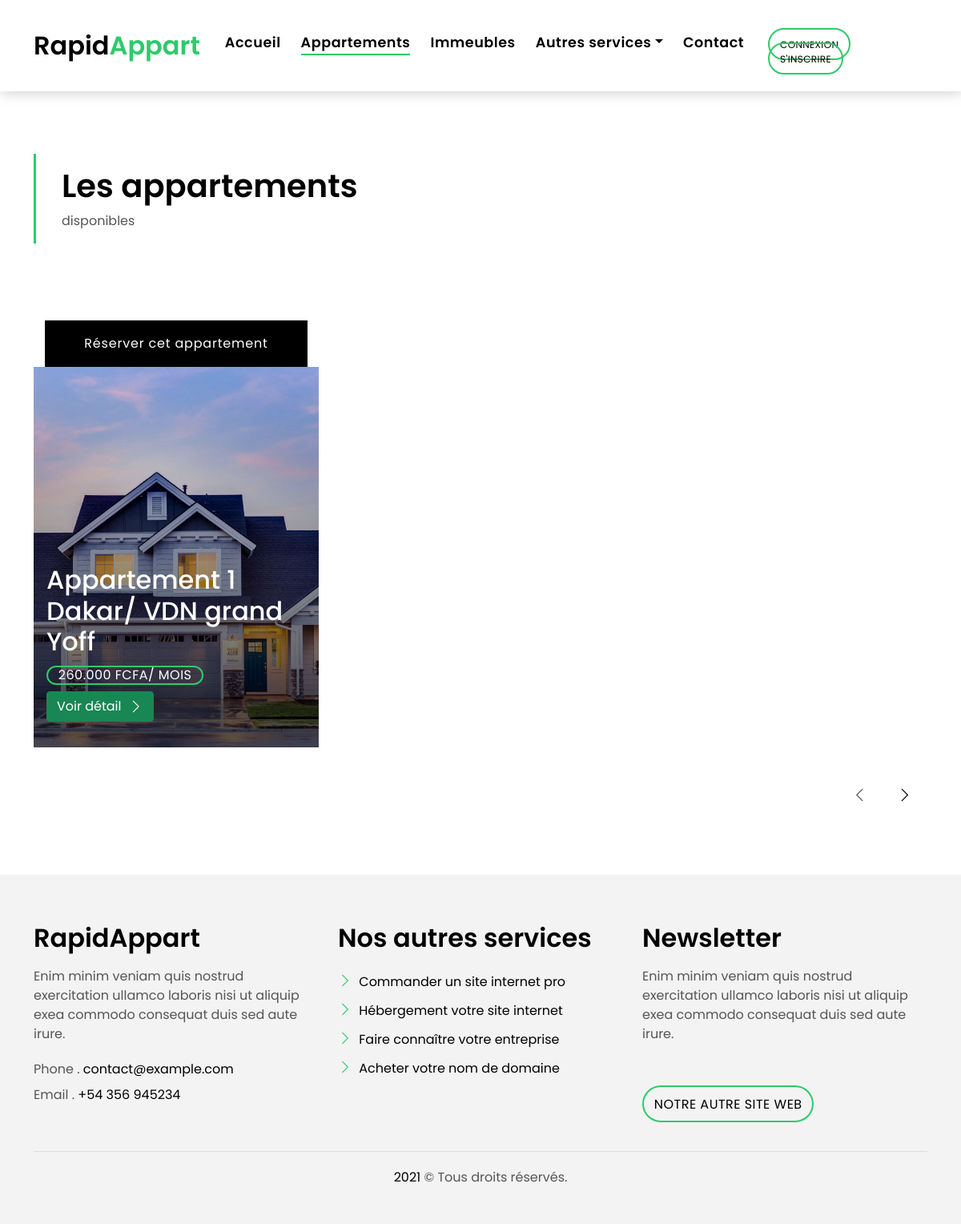
The app's page /appartement.php with its own data.
### tables this page shows
CREATE TABLE IF NOT EXISTS `appartement` (
  `id` int(11) NOT NULL AUTO_INCREMENT,
  `nom` varchar(200) DEFAULT NULL,
  `quatier` varchar(200) DEFAULT NULL,
  `prix` varchar(255) DEFAULT NULL,
  `chambre` varchar(255) DEFAULT NULL,
  `douche` varchar(255) DEFAULT NULL,
  `dimension` varchar(255) DEFAULT NULL,
  `salon` varchar(255) DEFAULT NULL,
  `adresse` text,
  `image` varchar(200) DEFAULT NULL,
  `emplacement` varchar(200) DEFAULT NULL,
  `etat` varchar(255) DEFAULT NULL,
  `caution` varchar(255) DEFAULT NULL,
  `probleme` varchar(255) DEFAULT NULL,
  `video` text,
  `plan` varchar(255) DEFAULT NULL,
  `description` text,
  PRIMARY KEY (`id`)
);

### appartement.php (the view, shortened to what this page needs)
<?php
      require 'inc/header.php';
  ?>
  <main id="main">
    <section class="intro-single">
      <div class="container">
        <div class="row">
          <div class="col-md-12 col-lg-8">
            <div class="title-single-box">
              <h1 class="title-single">Les appartements</h1>
              <span class="color-text-a">disponibles</span>
            </div>
          </div>
        </div>
      </div>
    </section>
    <section class="property-grid grid">
      <div class="container">
        <div class="row">
          <?php
            $pdo = new PDO ('mysql:host=localhost;dbname=dashbord', 'root', '', [
            PDO::ATTR_DEFAULT_FETCH_MODE => PDO::FETCH_ASSOC,
            PDO::ATTR_ERRMODE => PDO::ERRMODE_EXCEPTION,
            PDO::MYSQL_ATTR_INIT_COMMAND => 'SET NAMES UTF8'
            ]);
            $listes = $pdo->prepare("SELECT * FROM appartement");
            $listes->execute();
            foreach($listes as $liste):
          ?>
          <div class="col-md-4">
            <div class="col-md-12 mt-3 text-center mt-5">
              <a href="reservation.php?id=<?= $liste['id']; ?>"><button class="btn btn-a">Réserver cet appartement</button></a>
            </div>
            <div class="card-box-a card-shadow">
              <div class="img-box-a">
                <img src="compto/rapidappart/appartement/img/<?= $liste['image']; ?>" alt="image de l'appartement" class="img-a img-fluid">
              </div>
              <div class="card-overlay">
                <div class="card-overlay-a-content">
                  <div class="card-header-a">
                    <h2 class="card-title-a">
                      <a href="#"><?= $liste['nom']; ?>
                        <br />Dakar/ <?= $liste['quatier']; ?></a>
                    </h2>
                  </div>
                  <div class="card-body-a">
                    <div class="price-box d-flex">
                      <span class="price-a"><?= $liste['prix']; ?>/ mois</span>
                    </div>
                    <a href="detailAppartement.php?id=<?= $liste['id']; ?>" class="link-a btn btn-success">Voir détail
                      <span class="bi bi-chevron-right"></span>
                    </a>
                  </div>
                </div>
              </div>
            </div>
          </div>
          <?php endforeach ?>
        </div>
        <div class="row">
          <div class="col-sm-12">
            <nav class="pagination-a">
              <ul class="pagination justify-content-end">
                <li class="page-item disabled">
                  <a class="page-link" href="#" tabindex="-1">
                    <span class="bi bi-chevron-left"></span>
                  </a>
                </li>
                <li class="page-item next">
                  <a class="page-link" href="#">
                    <span class="bi bi-chevron-right"></span>
                  </a>
                </li>
              </ul>
            </nav>
          </div>
        </div>
      </div>
    </section>
  </main>
<?php
    require 'inc/footer.php';
?>
</body>
</html>

### assets/css/style.css (style rules this page uses)
body { font-family: 'Poppins', sans-serif; color: #555555; }
h1, h2, h3, h4, h5, h6 { color: #000000; }
a { color: #000000; text-decoration: none; transition: all .5s ease; }
.link-a { text-decoration: none; color: #ffffff; text-decoration: none; }
@media (min-width: 768px) { .link-a { font-size: .9rem; } }
@media (min-width: 992px) { .link-a { font-size: 1rem; } }
.link-a span { font-size: 18px; vertical-align: middle; margin-left: 5px; }
@media (min-width: 768px) { .link-a span { font-size: 1.5rem; } }
@media (min-width: 992px) { .link-a span { font-size: 18px; } }
.color-text-a { text-decoration: none; color: #555555; }
.pagination-a { text-decoration: none; }
.pagination-a .pagination .page-link { margin: 0 .2rem; border-color: transparent; padding: .5rem .8rem; color: #000000; }
.pagination-a .pagination .page-link span { font-size: 1.2rem; }
.pagination-a .pagination .next .page-link { padding: .4rem .9rem; }
.pagination-a .pagination .page-item:last-child .page-link { border-top-right-radius: 0; border-bottom-right-radius: 0; }
.pagination-a .pagination .page-item:first-child .page-link { border-top-left-radius: 0; border-bottom-left-radius: 0; }
.pagination-a .pagination .page-item.disabled .page-link { padding: .4rem .9rem; color: #555555; }
.btn { transition: .5s ease; }
.btn.btn-a, .btn.btn-b { border-radius: 0; padding: 1rem 3rem; letter-spacing: .05rem; }
.btn.btn-a { text-decoration: none; background-color: #000000; color: #ffffff; }
.intro-single { padding: 12rem 0 3rem; }
.intro-single .title-single-box { padding: 1rem 0 1rem 2rem; }
.intro-single .title-single-box { border-left: 3px solid #2eca6a; }
.intro-single .title-single-box .title-single { font-weight: 600; font-size: 2.2rem; }
@media (min-width: 768px) { .intro-single .title-single-box .title-single { font-size: 2.1rem; } }
@media (min-width: 992px) { .intro-single .title-single-box .title-single { font-size: 2.5rem; } }
.card-box-a span, .card-box-b span, .card-box-c span, .card-box-d span { line-height: 0; }
@media (min-width: 768px) { .grid .card-box-a, .grid .card-box-b, .grid .card-box-c, .grid .card-box-d { margin-bottom: 2.5rem; } }
.card-box-a, .card-box-b, .card-box-d { position: relative; overflow: hidden; -webkit-backface-visibility: hidden; backface-visibility: hidden; }
.card-box-a .img-a, .card-box-a .img-b, .card-box-b .img-a, .card-box-b .img-b { transition: .8s all ease-in-out; }
@media (min-width: 768px) { .card-box-a .price-a, .card-box-b .price-a { font-size: .9rem; } }
@media (min-width: 992px) { .card-box-a .price-a, .card-box-b .price-a { font-size: 1rem; } }
.card-overlay { position: absolute; width: 100%; height: 100%; top: 0; left: 0; }
.card-shadow { -webkit-backface-visibility: hidden; backface-visibility: hidden; }
.card-shadow:before { content: ' '; position: absolute; top: 0; left: 0; width: 100%; height: 100%; z-index: 1; background: linear-gradient(to bottom, rgba(0, 0, 0, 0) 0%, rgba(0, 0, 0, 0.2) 27%, rgba(0, 0, 0, 0.65) 90%); }
.card-overlay-a-content { transition: all .5s ease-in; position: absolute; width: 100%; bottom: 0px; z-index: 2; }
@media (min-width: 768px) { .card-overlay-a-content { bottom: -20px; } }
@media (min-width: 992px) { .card-overlay-a-content { bottom: 0px; } }
.card-header-a { padding: 0 1rem; }
.card-header-a .card-title-a { color: #ffffff; margin-bottom: 0; padding-bottom: .7rem; }
@media (min-width: 768px) { .card-header-a .card-title-a { font-size: 1.3rem; } }
@media (min-width: 992px) { .card-header-a .card-title-a { font-size: 2rem; } }
.card-header-a .card-title-a a { color: #ffffff; text-decoration: none; }
.card-body-a { z-index: 2; transition: all .5s ease-in; padding: 0rem 1rem 2rem 1rem; }
.card-body-a .price-box { padding-bottom: .5rem; }
.price-a { color: #ffffff; padding: .6rem .8rem; border: 2px solid #2eca6a; border-radius: 50px; text-transform: uppercase; letter-spacing: 0.030em; }

### records on screen
appartement: image (picture), nom "Appartement 1", quatier "VDN grand Yoff", prix "260.000 FCFA"
